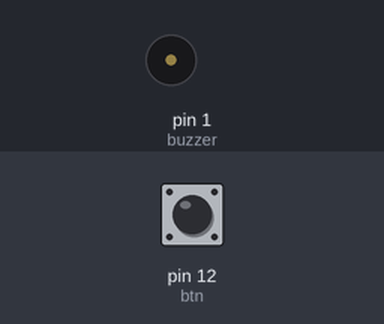
Recording of a sketch running on a simulated Arduino Uno, built with avr-gcc and run on an emulated ATmega328P. Shown: buzzer (waves = sounding). The inputs (shaded band) are chosen by the test bench; at power-on: pin 12 (btn) LOW.

Above: at 1.2 s.
1.3 s: pin 12 (btn) pulled HIGH for 0.15 s
At 2.35 s:
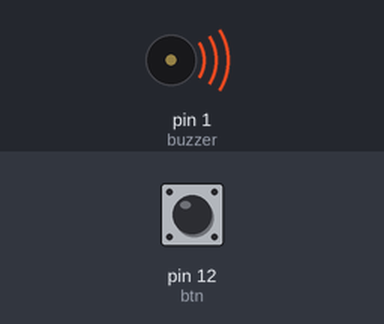
4.4 s: pin 12 (btn) pulled HIGH for 1 s
8.4 s: pin 12 (btn) pulled HIGH for 3.2 s
Timing chart, 0 to 13.9 s (numbered marks = the images above; inputs shaded):
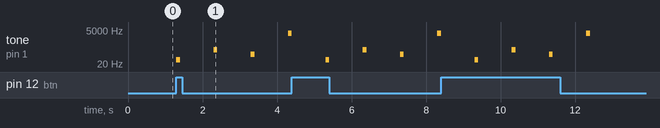

Measured:
- after the input at 1.3 s, tone on pin 1 (buzzer): plays 40 Hz for 0.10 s, 200 Hz for 0.10 s, 100 Hz for 0.10 s, 3000 Hz for 0.10 s, starting at once

The sketch:

Buzzer_Ito.ino
```cpp
/*
  Este código controla um buzzer, um botão e dois LEDs.

  Conexões:
  - O buzzer está conectado ao pino 1.
  - O botão está conectado ao pino 12.
  - O LED1 está conectado ao pino 1.
  - O LED2 está conectado ao pino 1.

  O botão é usado para ativar e desativar a reprodução de tons no buzzer.
  Quando o botão é pressionado, o buzzer emite uma sequência de tons.
  Enquanto o botão não está pressionado, os LEDs permanecem desligados.

  Autor: [Seu Nome/Autor]
  Data de Criação: [Data de Criação]
*/

// Definindo os pinos usados para os componentes
int buzzer = 1;  // Pino do buzzer
int btn = 12;    // Pino do botão
int led = 1;     // Pino do LED1
int led2 = 1;    // Pino do LED2

int valor = 0;   // Variável para armazenar o estado do botão

void setup() {
  // Configurando os pinos como entrada ou saída
  pinMode(buzzer, OUTPUT);  // O buzzer é uma saída
  pinMode(led, OUTPUT);     // O LED1 é uma saída
  pinMode(led2, OUTPUT);    // O LED2 é uma saída
  pinMode(btn, INPUT);      // O botão é uma entrada
}

void loop() {
  // Verificando se o botão foi pressionado
  valor = digitalRead(btn);

  if(valor == 1){
    // Se o botão estiver pressionado, reproduzir uma sequência de tons
    tone(1, 40, 100);
    delay(1000);
    tone(1, 200, 100);
    delay(1000);
    tone(1, 100, 100);
    delay(1000);
    tone(1, 3000, 100);
    delay(1000);
    digitalWrite(led, OUTPUT); // Ligar o LED1
  } else {
    // Se o botão não estiver pressionado, manter os LEDs desligados
    digitalWrite(led, OUTPUT); // Desligar o LED1
  }
}
```
